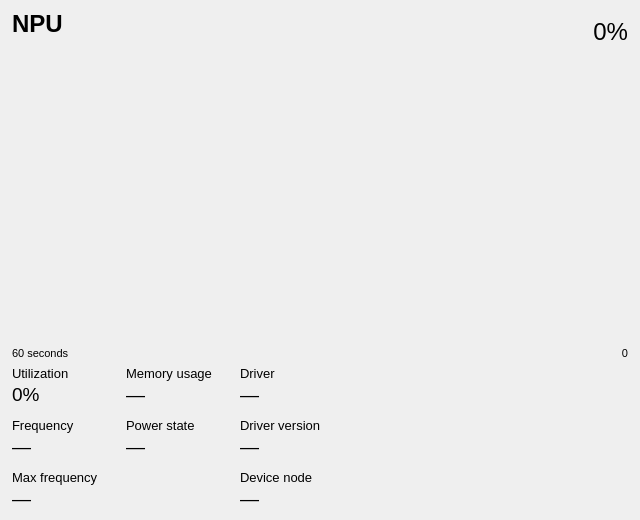
<?xml version="1.0" encoding="UTF-8"?>
<ui version="4.0">
 <class>NpuDetailWidget</class>
 <widget class="QWidget" name="NpuDetailWidget">
  <property name="geometry">
   <rect>
    <x>0</x>
    <y>0</y>
    <width>640</width>
    <height>520</height>
   </rect>
  </property>
  <layout class="QVBoxLayout" name="verticalLayout" stretch="0,1,0,0">
   <property name="spacing">
    <number>6</number>
   </property>
   <property name="leftMargin">
    <number>12</number>
   </property>
   <property name="topMargin">
    <number>10</number>
   </property>
   <property name="rightMargin">
    <number>12</number>
   </property>
   <property name="bottomMargin">
    <number>10</number>
   </property>
   <item>
    <layout class="QHBoxLayout" name="headerLayout" stretch="1,0">
     <item>
      <layout class="QVBoxLayout" name="headerLabelLayout">
       <property name="spacing">
        <number>2</number>
       </property>
       <item>
        <widget class="QLabel" name="titleLabel">
         <property name="styleSheet">
          <string>font-size: 18pt; font-weight: bold;</string>
         </property>
         <property name="text">
          <string>NPU</string>
         </property>
        </widget>
       </item>
       <item>
        <widget class="QLabel" name="modelNameLabel">
         <property name="styleSheet">
          <string>font-size: 8pt;</string>
         </property>
         <property name="text">
          <string/>
         </property>
         <property name="wordWrap">
          <bool>true</bool>
         </property>
        </widget>
       </item>
      </layout>
     </item>
     <item>
      <widget class="QLabel" name="utilizationLabel">
       <property name="styleSheet">
        <string>font-size: 18pt;</string>
       </property>
       <property name="text">
        <string>0%</string>
       </property>
       <property name="alignment">
        <set>Qt::AlignRight|Qt::AlignTrailing|Qt::AlignVCenter</set>
       </property>
      </widget>
     </item>
    </layout>
   </item>
   <item>
    <widget class="Perf::GraphWidget" name="graphWidget" native="true">
     <property name="sizePolicy">
      <sizepolicy hsizetype="Expanding" vsizetype="Expanding">
       <horstretch>0</horstretch>
       <verstretch>1</verstretch>
      </sizepolicy>
     </property>
     <property name="minimumSize">
      <size>
       <width>0</width>
       <height>35</height>
      </size>
     </property>
    </widget>
   </item>
   <item>
    <layout class="QHBoxLayout" name="timeAxisLayout">
     <item>
      <widget class="QLabel" name="timeLeftLabel">
       <property name="styleSheet">
        <string>font-size: 8pt;</string>
       </property>
       <property name="text">
        <string>60 seconds</string>
       </property>
      </widget>
     </item>
     <item>
      <spacer name="horizontalSpacer">
       <property name="orientation">
        <enum>Qt::Orientation::Horizontal</enum>
       </property>
       <property name="sizeHint" stdset="0">
        <size>
         <width>40</width>
         <height>0</height>
        </size>
       </property>
      </spacer>
     </item>
     <item>
      <widget class="QLabel" name="timeRightLabel">
       <property name="styleSheet">
        <string>font-size: 8pt;</string>
       </property>
       <property name="text">
        <string>0</string>
       </property>
       <property name="alignment">
        <set>Qt::AlignRight|Qt::AlignTrailing|Qt::AlignVCenter</set>
       </property>
      </widget>
     </item>
    </layout>
   </item>
      <item>
    <layout class="QGridLayout" name="statsGrid">
     <property name="horizontalSpacing"><number>28</number></property>
     <property name="verticalSpacing"><number>12</number></property>

     <!-- Column 0 -->
     <item row="0" column="0">
      <layout class="QVBoxLayout" name="utilLayout">
       <property name="spacing"><number>2</number></property>
       <item>
        <widget class="QLabel" name="utilLabel">
         <property name="styleSheet"><string>font-size: 10pt;</string></property>
         <property name="text"><string>Utilization</string></property>
        </widget>
       </item>
       <item>
        <widget class="QLabel" name="statUtilValue">
         <property name="styleSheet"><string>font-size: 14pt;</string></property>
         <property name="text"><string>0%</string></property>
        </widget>
       </item>
      </layout>
     </item>
     <item row="1" column="0">
      <layout class="QVBoxLayout" name="freqLayout">
       <property name="spacing"><number>2</number></property>
       <item>
        <widget class="QLabel" name="freqLabel">
         <property name="styleSheet"><string>font-size: 10pt;</string></property>
         <property name="text"><string>Frequency</string></property>
        </widget>
       </item>
       <item>
        <widget class="QLabel" name="statFreqValue">
         <property name="styleSheet"><string>font-size: 14pt;</string></property>
         <property name="text"><string>—</string></property>
        </widget>
       </item>
      </layout>
     </item>
     <item row="2" column="0">
      <layout class="QVBoxLayout" name="maxFreqLayout">
       <property name="spacing"><number>2</number></property>
       <item>
        <widget class="QLabel" name="maxFreqLabel">
         <property name="styleSheet"><string>font-size: 10pt;</string></property>
         <property name="text"><string>Max frequency</string></property>
        </widget>
       </item>
       <item>
        <widget class="QLabel" name="statMaxFreqValue">
         <property name="styleSheet"><string>font-size: 14pt;</string></property>
         <property name="text"><string>—</string></property>
        </widget>
       </item>
      </layout>
     </item>

     <!-- Column 1 -->
     <item row="0" column="1">
      <layout class="QVBoxLayout" name="memLayout">
       <property name="spacing"><number>2</number></property>
       <item>
        <widget class="QLabel" name="memLabel">
         <property name="styleSheet"><string>font-size: 10pt;</string></property>
         <property name="text"><string>Memory usage</string></property>
        </widget>
       </item>
       <item>
        <widget class="QLabel" name="statMemValue">
         <property name="styleSheet"><string>font-size: 14pt;</string></property>
         <property name="text"><string>—</string></property>
        </widget>
       </item>
      </layout>
     </item>
     <item row="1" column="1">
      <layout class="QVBoxLayout" name="powerStateLayout">
       <property name="spacing"><number>2</number></property>
       <item>
        <widget class="QLabel" name="powerStateLabel">
         <property name="styleSheet"><string>font-size: 10pt;</string></property>
         <property name="text"><string>Power state</string></property>
        </widget>
       </item>
       <item>
        <widget class="QLabel" name="statPowerStateValue">
         <property name="styleSheet"><string>font-size: 14pt;</string></property>
         <property name="text"><string>—</string></property>
        </widget>
       </item>
      </layout>
     </item>

     <!-- Column 2 -->
     <item row="0" column="2">
      <layout class="QVBoxLayout" name="driverLayout">
       <property name="spacing"><number>2</number></property>
       <item>
        <widget class="QLabel" name="driverLabel">
         <property name="styleSheet"><string>font-size: 10pt;</string></property>
         <property name="text"><string>Driver</string></property>
        </widget>
       </item>
       <item>
        <widget class="QLabel" name="statDriverValue">
         <property name="styleSheet"><string>font-size: 14pt;</string></property>
         <property name="text"><string>—</string></property>
        </widget>
       </item>
      </layout>
     </item>
     <item row="1" column="2">
      <layout class="QVBoxLayout" name="driverVerLayout">
       <property name="spacing"><number>2</number></property>
       <item>
        <widget class="QLabel" name="driverVerLabel">
         <property name="styleSheet"><string>font-size: 10pt;</string></property>
         <property name="text"><string>Driver version</string></property>
        </widget>
       </item>
       <item>
        <widget class="QLabel" name="statDriverVerValue">
         <property name="styleSheet"><string>font-size: 14pt;</string></property>
         <property name="text"><string>—</string></property>
        </widget>
       </item>
      </layout>
     </item>
     <item row="2" column="2">
      <layout class="QVBoxLayout" name="deviceNodeLayout">
       <property name="spacing"><number>2</number></property>
       <item>
        <widget class="QLabel" name="deviceLabel">
         <property name="styleSheet"><string>font-size: 10pt;</string></property>
         <property name="text"><string>Device node</string></property>
        </widget>
       </item>
       <item>
        <widget class="QLabel" name="statDeviceValue">
         <property name="styleSheet"><string>font-size: 14pt;</string></property>
         <property name="text"><string>—</string></property>
        </widget>
       </item>
      </layout>
     </item>

     <!-- Spacer Column 3 -->
     <item row="0" column="3">
      <spacer name="statsGridSpacer">
       <property name="orientation"><enum>Qt::Horizontal</enum></property>
       <property name="sizeHint" stdset="0">
        <size><width>40</width><height>20</height></size>
       </property>
      </spacer>
     </item>
    </layout>
   </item>
  </layout>
 </widget>
 <customwidgets>
  <customwidget>
   <class>Perf::GraphWidget</class>
   <extends>QWidget</extends>
   <header>perf/graphwidget.h</header>
  </customwidget>
 </customwidgets>
 <resources/>
 <connections/>
</ui>
